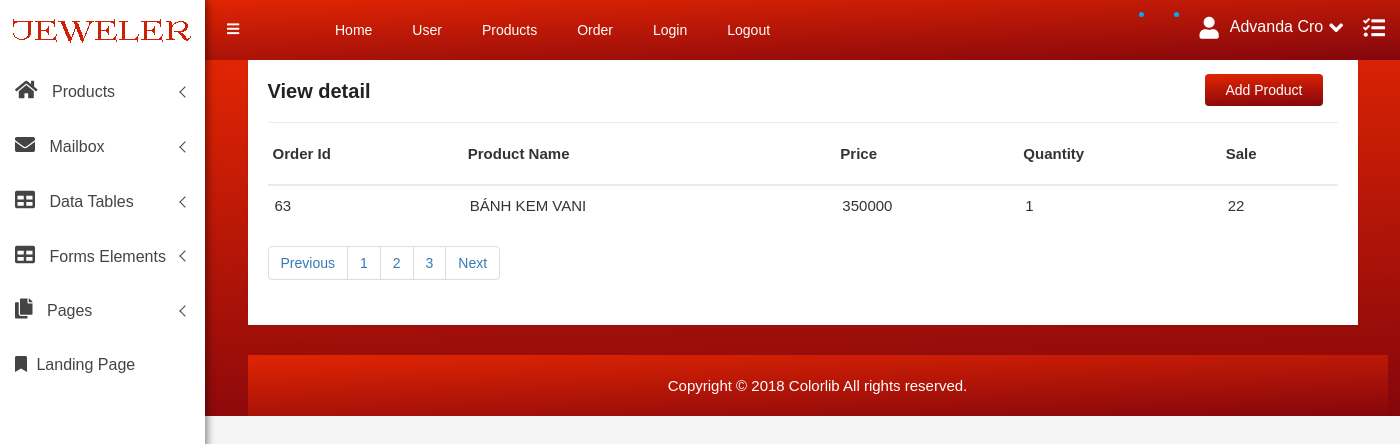
The app's page /admin/?controller=orderController&action=detail&id=63 (signed in) with its own data.
### tables this page shows
CREATE TABLE `order_detail` (
  `id` int(10) NOT NULL,
  `order_id` int(10) NOT NULL,
  `product_id` int(10) NOT NULL,
  `quantity` int(5) NOT NULL,
  `status` tinyint(4) NOT NULL DEFAULT '0',
  `product_name` varchar(100) NOT NULL,
  `price` float NOT NULL,
  `sale` float NOT NULL
);

### admin/index.php (called while the page is built, shortened)
<?php
require  './Data/DatabaseUtil.php';
require  './Data/OrderDao.php';
$controller = filter_input(INPUT_GET, 'controller');
include './Controllers/' . $controller . '.php';

### admin/Data/OrderDao.php (called while the page is built, shortened)
<?php
class OrderDao
{
	 var $dbu;
    public function __construct() {
        $this->dbu = new DatabaseUtil();
        $this->dbu->Open();
    }
public function FindOrder($id)
    {
        $sql = "select * from order_detail where order_id = :id ";
        $args = array(
            'id'=>$id
        );
        $order = $this->dbu->Query($sql, $args);
        return $order;
    }
}

### admin/Data/DatabaseUtil.php (called while the page is built, shortened)
<?php
class DatabaseUtil
{
    var $db = null;
    var $server = null;
    var $databaseName = null;
    var $username = null;
    var $password = null;
    public function __construct($server="localhost", $databaseName = "demophp2",
             $username = "root", $password= "") {
        $this->databaseName = $databaseName;
        $this->server = $server;
        $this->username = $username;
        $this->password = $password;
    }
    public function Open()
    {
        $dns = "mysql:host=$this->server;dbname=$this->databaseName;charset=utf8";
        $options = array(PDO::ATTR_ERRMODE => PDO::ERRMODE_EXCEPTION);
        $this->db = new PDO($dns, $this->username, $this->password, $options);
        return $this->db;
    }
    public function Query($query, $args, $queryOne = false)
    {
        $statement = $this->db->prepare($query);
        if (sizeof($args) >0)
        {
            foreach ($args as $key => $value) {
                $statement->bindValue($key, $value);
            }
        }
        $statement->execute();
        if ($queryOne)
            $results = $statement->fetch();
        else
            $results = $statement->fetchAll();
        return $results;
    }
}

### admin/Views/Order/detail.php (the view, shortened to what this page needs)
<?php include "./Views/Common/header.php" ?>
<div class="container">
 <div class="col-lg-12 col-md-12 col-sm-12 col-xs-12">
            <div class="product-status-wrap">
                <h4>View detail</h4>
                <div class="add-product">
                    <a href="?controller=ProductController&action=add">Add Product</a>
                </div>
                <table>
                    <tbody><tr>
                        <th>Order Id</th>
                        <th>Product Name</th>
                        <th>Price</th>
                        <th>Quantity</th>
                        <th>Sale</th>
                    </tr>
  <?php
  foreach ($order as $value) :
  ?>
                    <tr>
                        <td><?= $value['order_id'] ?></td>
                        <td><?= $value['product_name'] ?></td>
                        <td><?= $value['price'] ?> </td>
                        <td><?= $value['quantity'] ?> </td>
                        <td><?= $value['sale'] ?></td>
                    </tr>
  <?php
    endforeach;
  ?>
                </tbody></table>
                <div class="custom-pagination">
                    <nav aria-label="Page navigation example">
                        <ul class="pagination">
                            <li class="page-item"><a class="page-link" href="#">Previous</a></li>
                            <li class="page-item"><a class="page-link" href="#">1</a></li>
                            <li class="page-item"><a class="page-link" href="#">2</a></li>
                            <li class="page-item"><a class="page-link" href="#">3</a></li>
                            <li class="page-item"><a class="page-link" href="#">Next</a></li>
                        </ul>
                    </nav>
                </div>
            </div>
        </div>
<?php include "./Views/Common/footer.php" ?>

### public/admin/style.css (style rules this page uses)
html, body { height: 100%; font-family: 'Play', sans-serif;font-weight:400;background:#f5f5f5; }
h1, h2, h3, h4, h5, h6 { margin: 0 0 10px; font-weight:700; }
ul { list-style: outside none none; margin: 0; padding: 0 }
.product-sales-chart, .analytics-info-cs, .tranffic-als-inner, .analytics-rounded, .single-new-trend, .personal-info-wrap, .author-widgets-single, .calender-inner, .product-status-wrap, .review-tab-pro-inner, .income-dashone-total, .analytics-adminpro-wrap, .analytics-sparkle-line, .analysis-progrebar, .sparkline8-list, .sparkline9-list, .sparkline7-list, .sparkline10-list, .sparkline12-list, .sparkline13-list, .sparkline14-list, .sparkline13-list, .sparkline11-list, .x-editable-list, .code-editor-single, .blog-details-inner, .charts-single-pro, .about-sparkline, .sparkline-list, .button-ad-wrap, .tab-content-details, .sparkline16-list, .sparkline15-list, .tinymce-single { padding:20px; background:#fff; -webkit-box-shadow: 0px 1px 2px 0px rgba(0, 0, 0, 0.1); box-shadow: 0px 1px 2px 0px rgba(0, 0, 0, 0.1); }
.add-product a { float: right; position: absolute; top: 14px; right: 50px; background: -webkit-linear-gradient(178deg, #e12503 0%, #85060c 100%); background: linear-gradient(178deg, #e12503 0%, #85060c 100%); padding: 6px 20px; color: #fff; border-radius: 4px; }
.product-status-wrap h4 { font-size: 20px; color: #222; margin-bottom: 20px; }
.product-status-wrap table { width: 100%; }
.product-status-wrap table th { padding: 20px 5px; vertical-align: top; border-top: 1px solid #e9ecef; }
.product-status-wrap table th { vertical-align: bottom; border-bottom: 2px solid #e9ecef; }
.product-status-wrap th, .product-status-wrap td { padding: 10px; text-align: left; font-size: 15px; }
.product-status-wrap table td { padding: 9px 7px; border-top: 1px solid #e9ecef; }

### public/admin/css/main.css (style rules this page uses)
html { color: #222; font-size: 1em; line-height: 1.4; }

### records on screen
order_detail: order_id "63", product_name "BÁNH KEM VANI", price "350000", quantity "1", sale "22"
